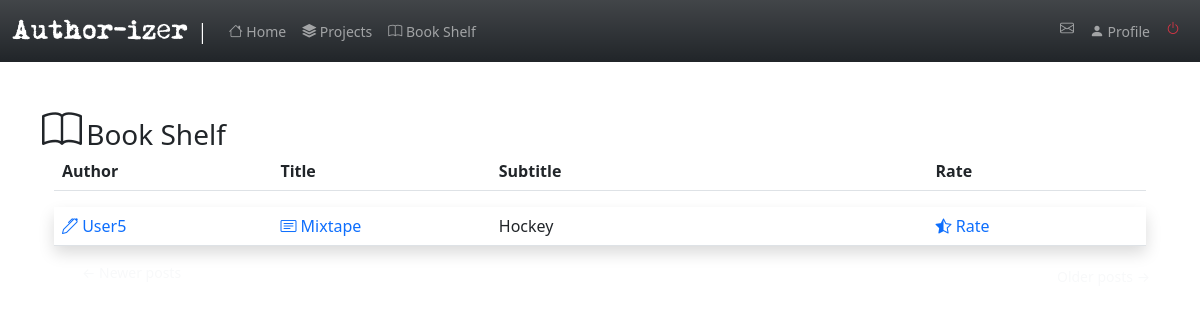
Page /completed (signed in) on the committed database.
### app/models.py (models this page shows, shortened)
class SearchableMixin(object):
    @classmethod
    def before_commit(cls, session):
        session._changes = {
            'add': list(session.new),
            'update': list(session.dirty),
            'delete': list(session.deleted)
        }
    @classmethod
    def after_commit(cls, session):
        for obj in session._changes['add']:
            if isinstance(obj, SearchableMixin):
                add_to_index(obj.__tablename__, obj)
        for obj in session._changes['update']:
            if isinstance(obj, SearchableMixin):
                add_to_index(obj.__tablename__, obj)
        for obj in session._changes['delete']:
            if isinstance(obj, SearchableMixin):
                remove_from_index(obj.__tablename__, obj)
        session._changes = None

class Post(SearchableMixin, db.Model):
    __searchable__ = ['body']
    id = db.Column(db.Integer, primary_key=True)
    body = db.Column(db.Text)
    title= db.Column(db.String(140))
    subtitle=db.Column(db.String(200))
    timestamp = db.Column(db.DateTime, index=True, default=datetime.utcnow)
    user_id = db.Column(db.Integer, db.ForeignKey('user.id', ondelete="CASCADE"))
    contributes = db.relationship('Contribute', backref='contrib', lazy='dynamic')
    completed= db.Column(db.Boolean, default=False)

class User(UserMixin, db.Model):
    id = db.Column(db.Integer, primary_key=True )
    username = db.Column(db.String(64), index=True, unique=True)
    email = db.Column(db.String(120), index=True, unique=True)
    password_hash = db.Column(db.String(128))
    posts = db.relationship('Post', backref='author', lazy='dynamic')
    about_me = db.Column(db.String(200))
    last_seen = db.Column(db.DateTime, default=datetime.utcnow)
    followed = db.relationship(
        'User', secondary=followers,
        primaryjoin=(followers.c.follower_id == id),
        secondaryjoin=(followers.c.followed_id == id),
        backref=db.backref('followers', lazy='dynamic'), lazy='dynamic')
    messages_sent = db.relationship('Message',
                                    foreign_keys='Message.sender_id',
                                    backref='author', lazy='dynamic')
    messages_received = db.relationship('Message',
                                        foreign_keys='Message.recipient_id',
                                        backref='recipient', lazy='dynamic')
    last_message_read_time = db.Column(db.DateTime)
    notifications = db.relationship('Notification', backref='user',
                                    lazy='dynamic')
    def new_messages(self):
        last_read_time = self.last_message_read_time or datetime(1900, 1, 1)
        return Message.query.filter_by(recipient=self).filter(
            Message.timestamp > last_read_time).count()

### app/routes.py (the view)
@app.route('/completed')
def completed():
    page = request.args.get('page', 1, type=int)
    posts = Post.query.filter_by(completed=1).paginate(
        page, app.config['POSTS_PER_PAGE'], False)
    next_url = url_for('completed', page=posts.next_num) \
        if posts.has_next else None
    prev_url = url_for('completed', page=posts.prev_num) \
        if posts.has_prev else None
    return render_template('completed.html', user=user, posts=posts.items,
                           next_url=next_url, prev_url=prev_url)

### app/models.py (called while the page is built)
@login.user_loader
def load_user(id):
    return User.query.get(int(id))

### app/routes.py (called while the page is built)
@app.before_request
def before_request():
    if current_user.is_authenticated:
        current_user.last_seen = datetime.utcnow()
        db.session.commit()
        g.search_form = SearchForm()

### app/templates/completed.html
{% extends "base.html" %}
{% import 'bootstrap/form.html' as wtf %}
{% block app_content %}
<span class='d-inline fs-1 align-self-center' id='bookshelf'>{{ render_icon('book') }}</span>
<h3 class='d-inline'>Book Shelf</h3>
<div class='container'>
    <table class="table">
        <thead>
          <tr class='mb-5 bg-body row-cols-5'>
            <th scope="col-sm-2">Author</th>
            <th scope="col-sm-2">Title</th>
            <th scope="col-sm-2">Subtitle</th>
            <th scope="col-sm-2"></th>
            <th scope="col-sm-2"> Rate </th>
          </tr>
        </thead>
    </table>
    </div>
{% for post in posts %}
{%if post.completed==1 %}
        {% include '_post.html' %}
{%endif%}
{% endfor %}
<nav aria-label="...">
    <ul class="pager">
        {% if not prev_url %}
        <li class='btn-sm rounded-pill btn-outline-light d-inline'>
            <a type="button" class="btn-outline-light text-decoration-none" href="{{ prev_url or '#' }}">
                <span aria-hidden="true">&larr;</span> Newer posts
            </a>
        </li>
        {%elif prev_url%}
        <li class="btn-sm rounded-pill btn-secondary d-inline">
            <a type="button" class="btn-outline-light text-decoration-none" href="{{ prev_url or '#' }}">
                <span aria-hidden="true">&larr;</span> Newer posts
            </a>
        </li>
        {% endif %}
        {% if not next_url %}
        <li  class='btn-sm rounded-pill btn-outline-light d-inline float-end' >
            <a type="button" class="btn-outline-light text-decoration-none " href="{{ next_url or '#' }}">
                Older posts <span aria-hidden="true">&rarr;</span>
            </a>
        </li>
        {%elif next_url%}
        <li  class="btn-sm rounded-pill btn-secondary d-inline float-end ">
            <a type="button" class="btn-outline-light text-decoration-none " href="{{ next_url or '#' }}">
                Older posts <span aria-hidden="true">&rarr;</span>
            </a>
        </li>
        {% endif %}
    </ul>
</nav>
{% endblock %}

### app/templates/_post.html (shortened to what this page needs)
<div class="container mt-3 ">
<table class="table table-hover ">
    <tr class=' shadow p-3 mb-5 bg-body '>
        <td class=" col-sm-2  ">
            <a class= "text-decoration-none" href="{{ url_for('user', username=post.author.username) }}">
                <span>{{ render_icon('pen') }}</span>
                {{ post.author.username.capitalize() }}
            </a>
        </td>
        <td class="col-sm-2">
            <a class= "text-decoration-none" href="{{ url_for('read_post', id=post.id) }}">
                <span>{{ render_icon('card-text') }}</span>
            {{ post.title.capitalize() }}
            </a>
        </td>
        <td class="col-sm-2 ">
            {{ post.subtitle.capitalize() }}
        </td>
        <td class="col-sm-2">
        </td>
        <td class="col-sm-2 ">
            {%if post.author.username != current_user.username and post.completed %}
            <div class="row">
                <div class="col-auto">
                    <a class= "text-decoration-none" href="{{url_for('rate' , id=post.id)}}"><span>{{ render_icon('star-half') }}</span> Rate</a>
                </div>
            </div>
            {%endif %}
        </td>
    </tr>
</table>
</div>

### rows in the picture
Post: author.username "User5", title "Mixtape", subtitle "Hockey"
